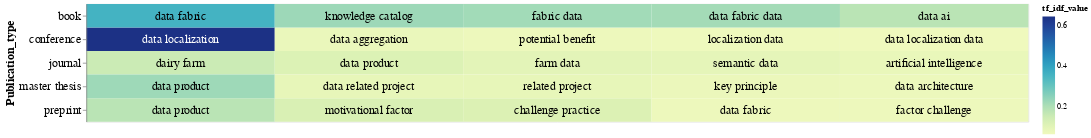

Here is the notebook cell this chart was saved with:
### Code cell
# Select the top terms for each PDF
top_terms_df_publication_type = result_df_tfidf_publication_type.groupby('Publication_type').head(5)

# Add a small random value to 'idf_value' for better visualization
top_terms_df_publication_type['tf_idf_value'] = top_terms_df_publication_type['tf_idf_value'] + np.random.rand(top_terms_df_publication_type.shape[0]) * 0.0001

# Create a base chart
base = alt.Chart(top_terms_df_publication_type).encode(
    x=alt.X('rank:O', axis=None),  # Use rank for x-axis
    y=alt.Y('Publication_type:N', axis=alt.Axis(labelFontSize=15, titleFontSize=15)),
    color=alt.Color('tf_idf_value:Q', scale=alt.Scale(scheme='viridis'), legend=alt.Legend(labelFontSize=20,titleFontSize=25)),
    text='top_word:N'  # Corrected column name to 'topic_word'
).transform_window(
    rank="rank()",
    sort=[alt.SortField("tf_idf_value", order="descending")],
    groupby=["Publication_type"]
)

# Create a heatmap
heatmap = base.mark_rect().encode(
    color='tf_idf_value:Q',
)

# Create text labels with conditional color
text = base.mark_text(baseline='middle',fontWeight='normal',fontSize=15).encode(
    text='top_word:N',
    color=alt.condition(alt.datum.tf_idf_value >= 0.4, alt.value('white'), alt.value('black'))
)

# Display the heatmap and text labels
chart_publication_type = (heatmap + text).properties(width=1200, height=150)
chart_publication_type

### Figure 1 — Vega-Lite specification as saved in the notebook (floating-point values rounded to 4 significant figures)
{"config": {"view": {"continuousWidth": 300, "continuousHeight": 300}}, "layer": [{"mark": {"type": "rect"}, "encoding": {"color": {"field": "tf_idf_value", "type": "quantitative"}, "text": {"field": "top_word", "type": "nominal"}, "x": {"axis": null, "field": "rank", "type": "ordinal"}, "y": {"axis": {"labelFontSize": 15, "titleFontSize": 15}, "field": "Publication_type", "type": "nominal"}}, "transform": [{"window": [{"op": "rank", "field": "", "as": "rank"}], "groupby": ["Publication_type"], "sort": [{"field": "tf_idf_value", "order": "descending"}]}]}, {"mark": {"type": "text", "baseline": "middle", "fontSize": 15, "fontWeight": "normal"}, "encoding": {"color": {"condition": {"test": "(datum.tf_idf_value >= 0.4)", "value": "white"}, "value": "black"}, "text": {"field": "top_word", "type": "nominal"}, "x": {"axis": null, "field": "rank", "type": "ordinal"}, "y": {"axis": {"labelFontSize": 15, "titleFontSize": 15}, "field": "Publication_type", "type": "nominal"}}, "transform": [{"window": [{"op": "rank", "field": "", "as": "rank"}], "groupby": ["Publication_type"], "sort": [{"field": "tf_idf_value", "order": "descending"}]}]}], "data": {"name": "data-c5a9e3daa7f69aaf90d6023d34acf388"}, "height": 150, "width": 1200, "$schema": "https://vega.github.io/schema/vega-lite/v5.17.0.json", "datasets": {"data-c5a9e3daa7f69aaf90d6023d34acf388": [{"Publication_type": "conference", "top_word": "data localization", "tf_idf_value": 0.6429}, {"Publication_type": "conference", "top_word": "data aggregation", "tf_idf_value": 0.07731}, {"Publication_type": "conference", "top_word": "potential benefit", "tf_idf_value": 0.069}, {"Publication_type": "conference", "top_word": "localization data", "tf_idf_value": 0.0657}, {"Publication_type": "conference", "top_word": "data localization data", "tf_idf_value": 0.06303}, {"Publication_type": "book", "top_word": "data fabric", "tf_idf_value": 0.3557}, {"Publication_type": "book", "top_word": "knowledge catalog", "tf_idf_value": 0.2247}, {"Publication_type": "book", "top_word": "fabric data", "tf_idf_value": 0.217}, {"Publication_type": "book", "top_word": "data fabric data", "tf_idf_value": 0.2148}, {"Publication_type": "book", "top_word": "data ai", "tf_idf_value": 0.183}, {"Publication_type": "journal", "top_word": "dairy farm", "tf_idf_value": 0.1524}, {"Publication_type": "journal", "top_word": "data product", "tf_idf_value": 0.1167}, {"Publication_type": "journal", "top_word": "farm data", "tf_idf_value": 0.09707}, {"Publication_type": "journal", "top_word": "semantic data", "tf_idf_value": 0.09058}, {"Publication_type": "journal", "top_word": "artificial intelligence", "tf_idf_value": 0.081}, {"Publication_type": "preprint", "top_word": "data product", "tf_idf_value": 0.1831}, {"Publication_type": "preprint", "top_word": "motivational factor", "tf_idf_value": 0.1242}, {"Publication_type": "preprint", "top_word": "challenge practice", "tf_idf_value": 0.1192}, {"Publication_type": "preprint", "top_word": "data fabric", "tf_idf_value": 0.06929}, {"Publication_type": "preprint", "top_word": "factor challenge", "tf_idf_value": 0.06792}, {"Publication_type": "master thesis", "top_word": "data product", "tf_idf_value": 0.2234}, {"Publication_type": "master thesis", "top_word": "related project", "tf_idf_value": 0.08713}, {"Publication_type": "master thesis", "top_word": "data related project", "tf_idf_value": 0.08723}, {"Publication_type": "master thesis", "top_word": "key principle", "tf_idf_value": 0.07482}, {"Publication_type": "master thesis", "top_word": "data architecture", "tf_idf_value": 0.072}]}}
